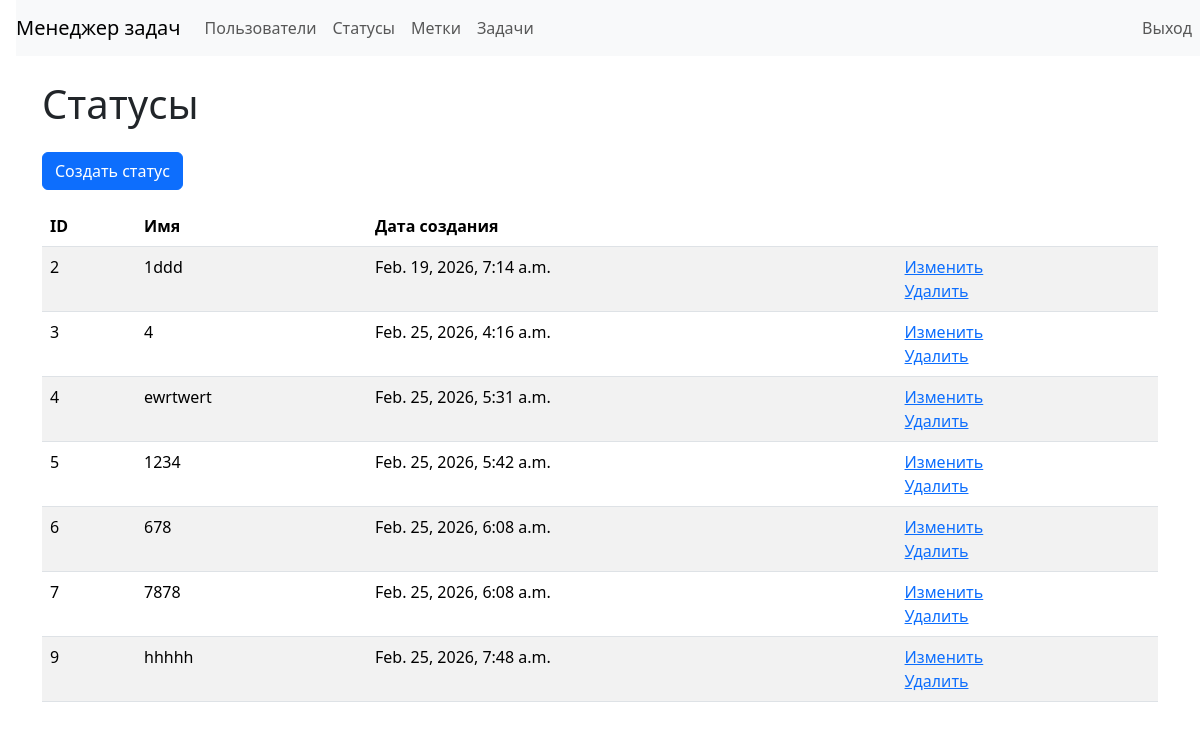
/statuses/ (signed in), run on an earlier commit of the app's database.
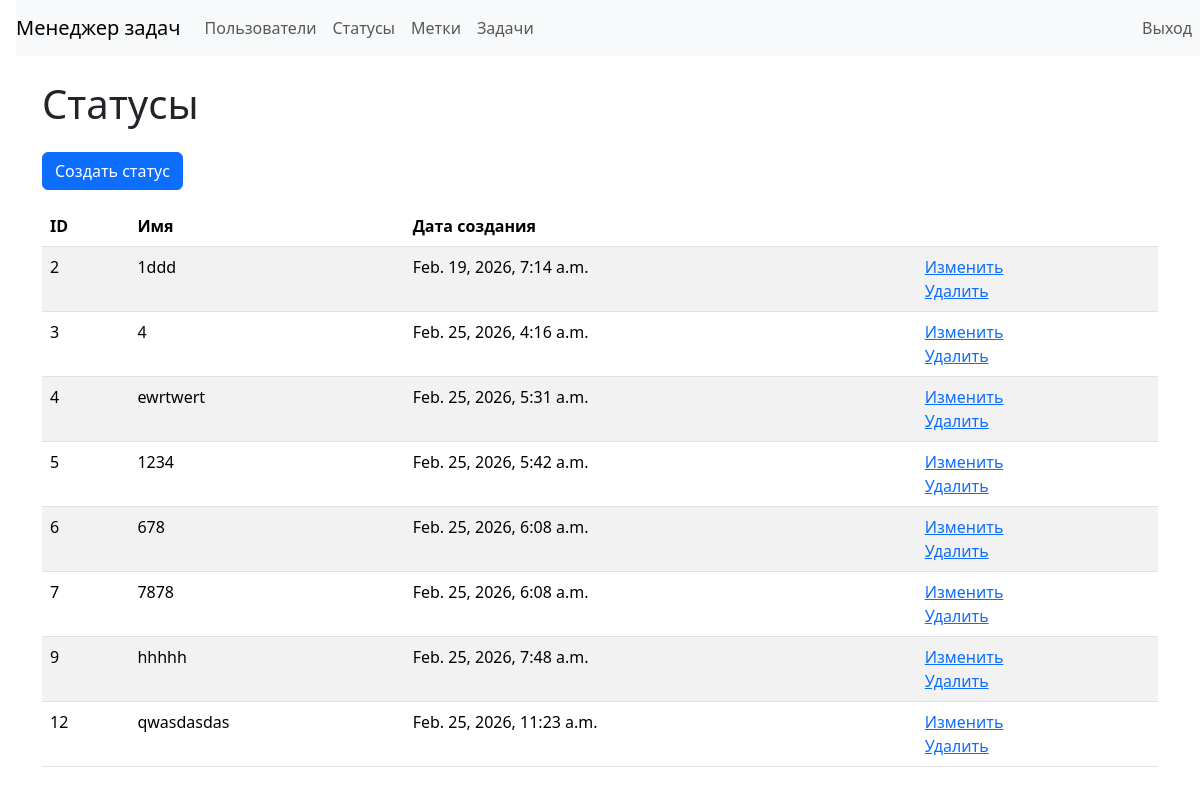
And on a later commit of the database.
### src/task_manager/models.py (models this page shows, shortened)
class Status(models.Model):
    name = models.CharField(max_length=255, unique=True, verbose_name='Имя')
    created_at = models.DateTimeField(auto_now_add=True, verbose_name='Дата создания')

### src/task_manager/views/statuses.py (the view)
# urls.py: path("statuses/", StatusListView.as_view(), name="statuses_list"),
class StatusListView(LoginRequiredMixin, ListView):
    model = Status
    template_name = "statuses/list.html"
    context_object_name = "statuses"

### src/templates/statuses/list.html
{% extends "layouts/base.html" %}
{% block content %}
<h1 class="my-4">
  Статусы
</h1>
<a class="btn btn-primary mb-3" href="{% url 'status_create' %}">Создать статус</a>
<table class="table table-striped">
  <thead>
    <tr>
      <th>ID</th>
      <th>Имя</th>
      <th>Дата создания</th>
      <th></th>
    </tr>
  </thead>
  <tbody>
    {% for status in statuses %}
    <tr>
      <td>{{ status.id }}</td>
      <td>{{ status.name }}</td>
      <td>{{ status.created_at }}</td>
      <td>
        <a href="{% url 'status_update' status.id %}">Изменить</a>
        <br>
        <a href="{% url 'status_delete' status.id %}">Удалить</a>
      </td>
    </tr>
    {% empty %}
    <tr>
      <td colspan="4">Нет статусов</td>
    </tr>
    {% endfor %}
  </tbody>
</table>
{% endblock %}

What changed in the data, as far as the page shows it:
added Status: id "12", name "qwasdasdas", created_at "Feb. 25, 2026, 11:23 a.m."
